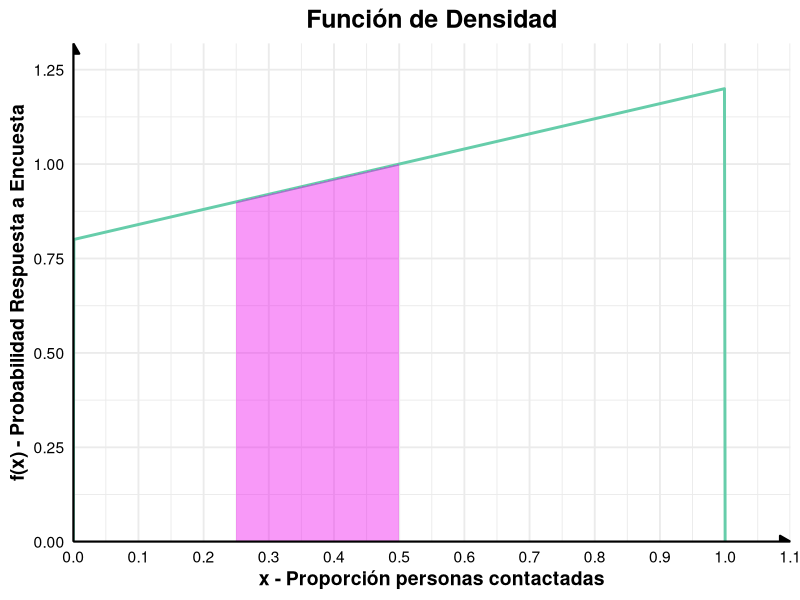
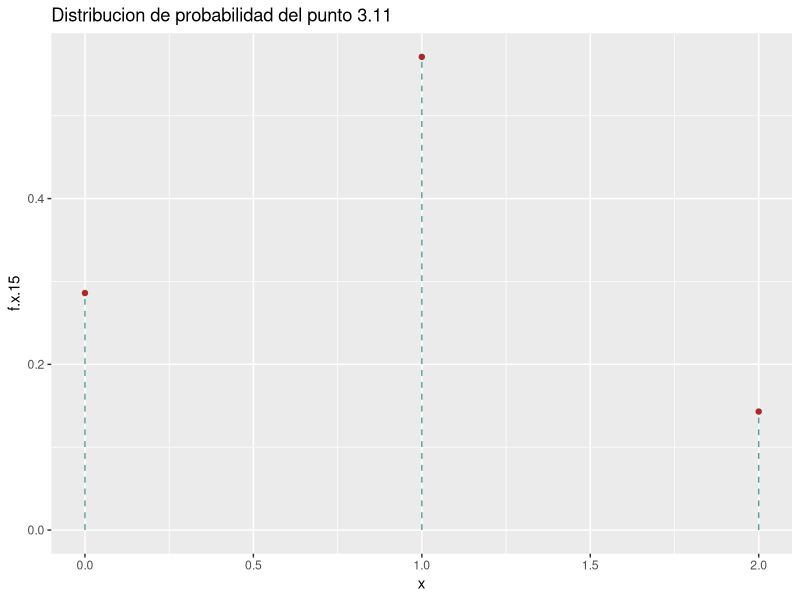
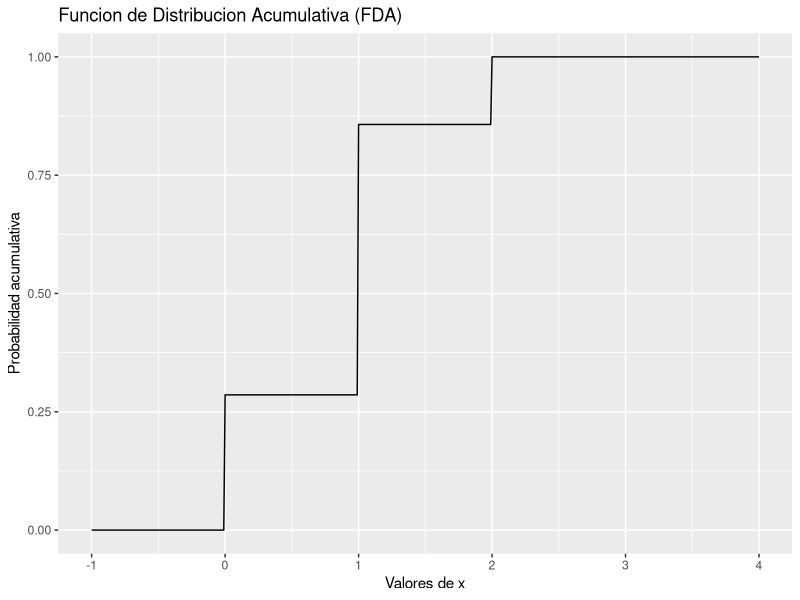
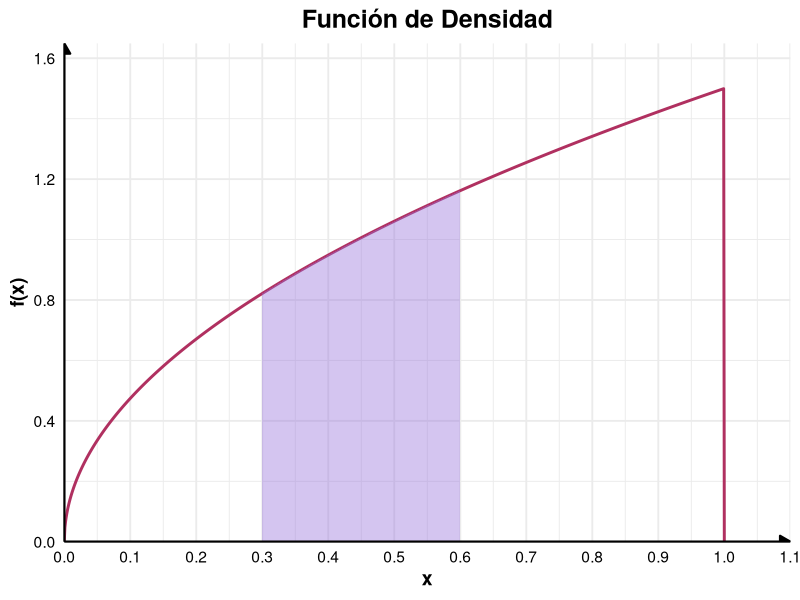
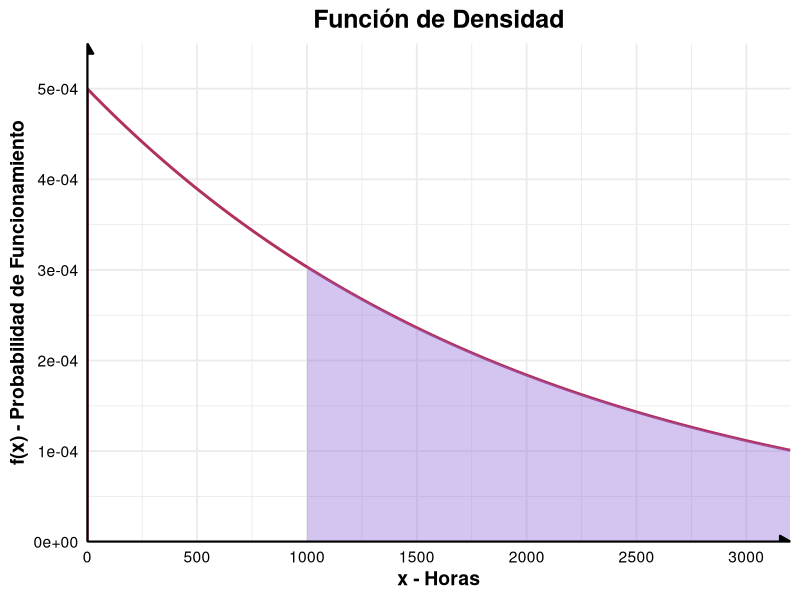
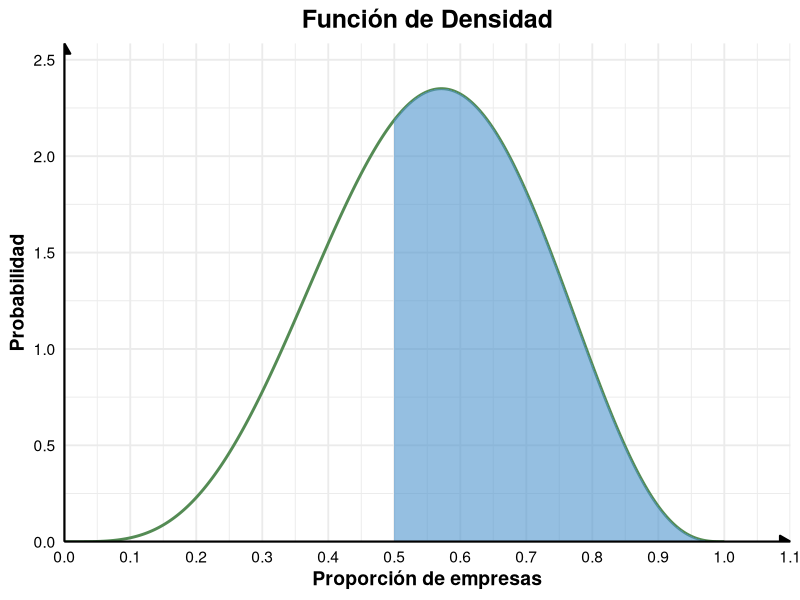
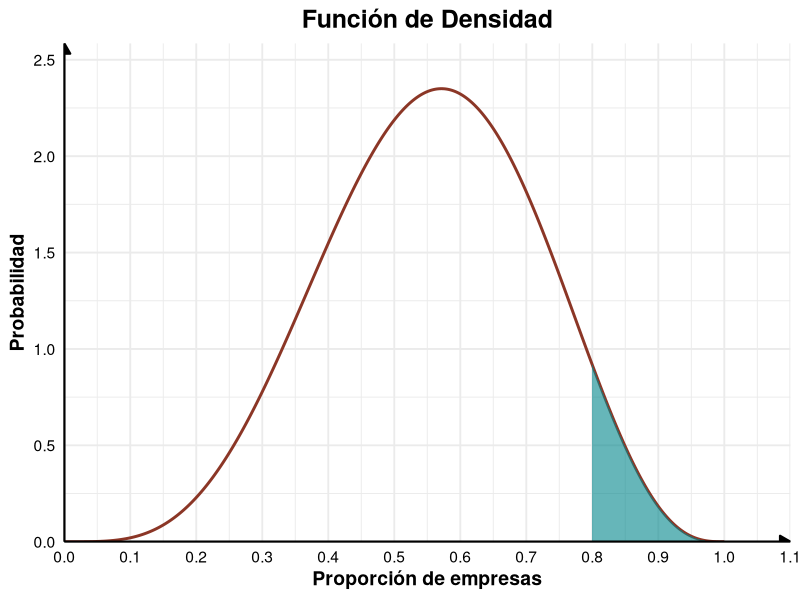

Reproduce these figures in R, in order.
## ---- chunk 1
library(ggplot2)
## ---- chunk 2
f.x <- function(x) {
  ifelse(0 < x, ifelse(x<1,(x+2)*2/5,0),0)
}

sol9a <- integrate(f.x, lower = 0, upper = 1)$value

cat("a) El area bajo la curva de la función entre 0 y 1 es:", sol9a)

x <- seq(0,1,by = 0.001)
y <- sapply(x,f.x)

df <- data.frame(x,y)
sol9b <- integrate(f.x, lower = 1/4, upper = 1/2)$value

df_fill <- subset(df, x >= 1/4 & x <= 1/2)

ggplot(df, aes(x = x, y = y)) +
  geom_line(color = "aquamarine3", size = 1) +
  geom_area(data = df_fill, aes(x = x, y = y), fill = "magenta2", alpha = 0.4) +
  scale_x_continuous(expand = c(0, 0), limits = c(0, 1.1), breaks = seq(0, 1.1, by = 0.1)) +  # evitar espacio extra
  scale_y_continuous(expand = c(0, 0), limits = c(0, max(df$y)*1.1)) +  # más pegado al eje
  theme_minimal(base_size = 14) +
  theme(
    plot.title = element_text(hjust = 0.5, face = "bold", size = 18), # centered title, sz and bold
    axis.title = element_text(face = "bold"), # title ejes bold
    axis.text = element_text(color = "black"), # col text
    axis.line = element_line(color = "black") # mostrar líneas de ejes
  ) +
  labs(
    title = "Función de Densidad", x = "x - Proporción personas contactadas", 
    y = "f(x) - Probabilidad Respuesta a Encuesta"
  ) +
  # Flechas simulando los ejes cartesianos
  annotate("segment", x = 0, xend = 1.1, y = 0, yend = 0,
           arrow = arrow(type = "closed", length = unit(0.3, "cm")),
           color = "black", linewidth = 0.8) +
  annotate("segment", x = 0, xend = 0, y = 0, yend = max(df$y) * 1.1,
           arrow = arrow(type = "closed", length = unit(0.3, "cm")),
           color = "black", linewidth = 0.8)

cat("b) La probabilidad de que más de 1/4 pero menos de 1/2 de las personas contactadas respondan a este tipo de encuesta es:", sol9b)
## ---- chunk 3
# P(X = x)= f(x)

N <- 7 # Total

n <- 3  # tamaño de la muestra

k <- 2  # defectuosos

Nk <- N - k # num de comp buenos

x <- 0:2 # valores que puede tomar x

f.x.15 <- round(choose(k,x)*choose(N-k,n-x)/choose(N,n),3);

tbl3.8 <- data.frame(x,f.x.15); 

tbl3.8

ggplot(data = tbl3.8, aes(x = x,y = f.x.15)) +
  geom_point(col='brown') +
  geom_segment(aes(x = x,y = 0 ,xend = x,yend = f.x.15),
               col="cadetblue",linetype = "dashed") +
  labs(title = "Distribucion de probabilidad del punto 3.11")

cat("a) La P (X = 1) es la misma f(1), que es: ", f.x.15[2])
## ---- chunk 4
F.x.15 <- function(x){
  ifelse(x < 0,0,
         ifelse(x < 1,2/7,
                ifelse(x < 2, 6/7,1)))
}

x <- seq(-1, 4, by = 0.01)  # Crea un vector de -1 a 4 con pasos de 0.1

fda_valores <- sapply(x, F.x.15) 

df <- data.frame(x = x, fda = fda_valores)

ggplot(df, aes(x = x, y = fda)) +
  geom_line() +
  labs(x = "Valores de x", y = "Probabilidad acumulativa") +
  ggtitle("Funcion de Distribucion Acumulativa (FDA)")

cat("b) La P(0 < X <= 2) se calcula como F(2) - F(0), se le resta F(0) porque solo queremos la probabilidad de que sea mayor a 0 y menor o igual a dos, y este valor es: ", F.x.15(2) - F.x.15(0))
## ---- chunk 5

k_21 <- 3/2

cat("a) Para que f(x) sea una función de densidad. El valor de k es: ", k_21)

f.x.21 <- function(x){
  ifelse(0<x, ifelse(x<1, 1.5*sqrt(x),0),0)
}
sol21b <- integrate(f.x.21, lower = 0.3, upper = 0.6)$value

x.21 <- seq(0,1, by=0.001)
y.21 <- sapply(x.21,f.x.21)
df3 <- data.frame(x.21, y.21)
df3_fill <- subset(df3, x.21 >= 0.3 & x.21 <= 0.6)

ggplot(df3, aes(x = x.21, y = y.21)) +
  geom_line(color = "maroon", size = 1) +
  geom_area(data = df3_fill, aes(x = x.21, y = y.21), fill = "mediumpurple", alpha = 0.4) +
  scale_x_continuous(expand = c(0, 0), limits = c(0, 1.1), breaks = seq(0, 1.1, by = 0.1)) +  # evitar espacio extra
  scale_y_continuous(expand = c(0, 0), limits = c(0, max(df3$y.21)*1.1)) +  # más pegado al eje
  theme_minimal(base_size = 14) +
  theme(
    plot.title = element_text(hjust = 0.5, face = "bold", size = 18), # centered title, sz and bold
    axis.title = element_text(face = "bold"), # title ejes bold
    axis.text = element_text(color = "black"), # col text
    axis.line = element_line(color = "black") # mostrar líneas de ejes
  ) +
  labs(
    title = "Función de Densidad", x = "x", 
    y = "f(x)"
  ) +
  # Flechas simulando los ejes cartesianos
  annotate("segment", x = 0, xend = 1.1, y = 0, yend = 0,
           arrow = arrow(type = "closed", length = unit(0.3, "cm")),
           color = "black", size = 0.8) +
  annotate("segment", x = 0, xend = 0, y = 0, yend = max(df3$y.21) * 1.1,
           arrow = arrow(type = "closed", length = unit(0.3, "cm")),
           color = "black", size = 0.8)

cat("b) La probabilidad P(0.3 < X < 0.6) para esta función, la cuál representa 
el área sombreada de la gráfica, es:", sol21b)
## ---- chunk 6

f.x.27 <- function(x){
  ifelse(x > 0, (1/2000)* exp(-x/2000), 0)
}

F.x.27 <- integrate(f.x.27, lower = 0, upper = Inf)$value;
#F(x)= 1 - e^(-x/2000)
cat("a) F(x): 1 - e^(-x/2000) =", F.x.27)
x.27 <- seq(0,3200, by = 0.1)
y.27 <- sapply(x.27, f.x.27)

df2 <- data.frame(x.27,y.27)
df2_fill <- subset(df2, x.27 >= 1000 & x.27 <= 3200)

ggplot(df2, aes(x = x.27, y = y.27)) +
  geom_line(color = "maroon", size = 1) +
  geom_area(data = df2_fill, aes(x = x.27, y = y.27), fill = "mediumpurple", alpha = 0.4) +
  scale_x_continuous(expand = c(0, 0), limits = c(0, 3200), breaks = seq(0, 3200, by = 500)) +  # evitar espacio extra
  scale_y_continuous(expand = c(0, 0), limits = c(0, max(df2$y.27)*1.1)) +  # más pegado al eje
  theme_minimal(base_size = 14) +
  theme(
    plot.title = element_text(hjust = 0.5, face = "bold", size = 18), # centered title, sz and bold
    axis.title = element_text(face = "bold"), # title ejes bold
    axis.text = element_text(color = "black"), # col text
    axis.line = element_line(color = "black") # mostrar líneas de ejes
  ) +
  labs(
    title = "Función de Densidad", x = "x - Horas", 
    y = "f(x) - Probabilidad de Funcionamiento"
  ) +
  # Flechas simulando los ejes cartesianos
  annotate("segment", x = 0, xend = 3200, y = 0, yend = 0,
           arrow = arrow(type = "closed", length = unit(0.3, "cm")),
           color = "black", size = 0.8) +
  annotate("segment", x = 0, xend = 0, y = 0, yend = max(df2$y) * 1.1,
           arrow = arrow(type = "closed", length = unit(0.3, "cm")),
           color = "black", size = 0.8)

sol27b <- integrate(f.x.27, lower = 1000, upper = Inf)$value
cat("b) La probabilidad de que el componente funcione más de 1000 horas es:", sol27b)

sol27c <- integrate(f.x.27, lower = 0, upper = 2000)$value
cat("c) La probabilidad de que el componente falle antes de cumplir 2000 horas es:", sol27c)
## ---- chunk 7
k.33 <- 280
cat("a) El valor de k que hace que f(x) sea una función de densidad válida es:", k.33)
f.x.33 <- function(x){
  ifelse(0<x,ifelse(x<1,280*(x**4)*((1-x)**3),0),0)
}

x.33 <- seq(0,1,by=0.001)
y.33 <- sapply(x.33, f.x.33)
df5 <- data.frame(x.33,y.33)

df5_fill <- subset(df5, x.33 >= 0.5 & x.33 <= 1)

ggplot(df5, aes(x = x.33, y = y.33)) +
  geom_line(color = "#548B54", size = 1) +
  geom_area(data = df5_fill, aes(x = x.33, y = y.33), fill = "steelblue3", alpha = 0.6) +
  scale_x_continuous(expand = c(0, 0), limits = c(0, 1.1), breaks = seq(0, 1.1, by = 0.1)) +  # evitar espacio extra
  scale_y_continuous(expand = c(0, 0), limits = c(0, max(df5$y.33)*1.1)) +  # más pegado al eje
  theme_minimal(base_size = 14) +
  theme(
    plot.title = element_text(hjust = 0.5, face = "bold", size = 18), # centered title, sz and bold
    axis.title = element_text(face = "bold"), # title ejes bold
    axis.text = element_text(color = "black"), # col text
    axis.line = element_line(color = "black") # mostrar líneas de ejes
  ) +
  labs(
    title = "Función de Densidad", x = "Proporción de empresas", 
    y = "Probabilidad"
  ) +
  # Flechas simulando los ejes cartesianos
  annotate("segment", x = 0, xend = 1.1, y = 0, yend = 0,
           arrow = arrow(type = "closed", length = unit(0.3, "cm")),
           color = "black", size = 0.8) +
  annotate("segment", x = 0, xend = 0, y = 0, yend = max(df5$y) * 1.1,
           arrow = arrow(type = "closed", length = unit(0.3, "cm")),
           color = "black", size = 0.8)

sol33b <- integrate(f.x.33, lower = 0.5, upper = 1)$value
cat("b) La probabilidad de que al menos el 50% de las empresas tenga utilidades 
durante el primer año es:", sol33b)


df5_fillc <- subset(df5, x.33 >= 0.8 & x.33 <= 1)

ggplot(df5, aes(x = x.33, y = y.33)) +
  geom_line(color = "#8B3626", size = 1) +
  geom_area(data = df5_fillc, aes(x = x.33, y = y.33), fill = "turquoise4", alpha = 0.6) +
  scale_x_continuous(expand = c(0, 0), limits = c(0, 1.1), breaks = seq(0, 1.1, by = 0.1)) +  # evitar espacio extra
  scale_y_continuous(expand = c(0, 0), limits = c(0, max(df5$y.33)*1.1)) +  # más pegado al eje
  theme_minimal(base_size = 14) +
  theme(
    plot.title = element_text(hjust = 0.5, face = "bold", size = 18), # centered title, sz and bold
    axis.title = element_text(face = "bold"), # title ejes bold
    axis.text = element_text(color = "black"), # col text
    axis.line = element_line(color = "black") # mostrar líneas de ejes
  ) +
  labs(
    title = "Función de Densidad", x = "Proporción de empresas", 
    y = "Probabilidad"
  ) +
  # Flechas simulando los ejes cartesianos
  annotate("segment", x = 0, xend = 1.1, y = 0, yend = 0,
           arrow = arrow(type = "closed", length = unit(0.3, "cm")),
           color = "black", size = 0.8) +
  annotate("segment", x = 0, xend = 0, y = 0, yend = max(df5$y) * 1.1,
           arrow = arrow(type = "closed", length = unit(0.3, "cm")),
           color = "black", size = 0.8)
sol33c <- integrate(f.x.33, lower = 0.8, upper = 1)$value
cat("c) La probabilidad de que al menos el 50% de las empresas tenga utilidades 
durante el primer año es:", sol33c)
